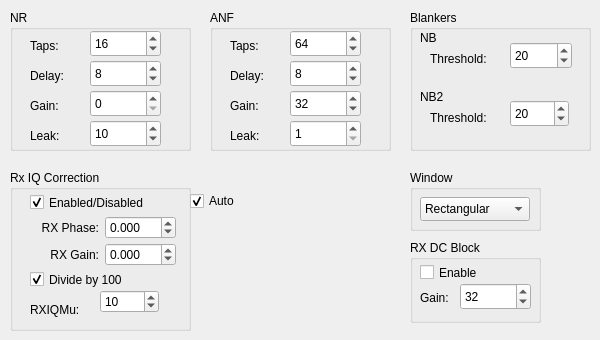
     <widget class="QWidget" name="options">
      <attribute name="title">
       <string>Options</string>
      </attribute>
      <widget class="QGroupBox" name="groupBox_4">
       <property name="geometry">
        <rect>
         <x>210</x>
         <y>10</y>
         <width>181</width>
         <height>141</height>
        </rect>
       </property>
       <property name="title">
        <string>ANF</string>
       </property>
       <widget class="QLabel" name="label_17">
        <property name="geometry">
         <rect>
          <x>20</x>
          <y>27</y>
          <width>62</width>
          <height>17</height>
         </rect>
        </property>
        <property name="text">
         <string>Taps:</string>
        </property>
       </widget>
       <widget class="QLabel" name="label_18">
        <property name="geometry">
         <rect>
          <x>20</x>
          <y>57</y>
          <width>62</width>
          <height>17</height>
         </rect>
        </property>
        <property name="text">
         <string>Delay:</string>
        </property>
       </widget>
       <widget class="QLabel" name="label_19">
        <property name="geometry">
         <rect>
          <x>20</x>
          <y>87</y>
          <width>62</width>
          <height>17</height>
         </rect>
        </property>
        <property name="text">
         <string>Gain:</string>
        </property>
       </widget>
       <widget class="QLabel" name="label_20">
        <property name="geometry">
         <rect>
          <x>20</x>
          <y>117</y>
          <width>62</width>
          <height>17</height>
         </rect>
        </property>
        <property name="text">
         <string>Leak:</string>
        </property>
       </widget>
       <widget class="QSpinBox" name="anfTapsSpinBox">
        <property name="geometry">
         <rect>
          <x>80</x>
          <y>20</y>
          <width>71</width>
          <height>27</height>
         </rect>
        </property>
        <property name="value">
         <number>64</number>
        </property>
       </widget>
       <widget class="QSpinBox" name="anfDelaySpinBox">
        <property name="geometry">
         <rect>
          <x>80</x>
          <y>50</y>
          <width>71</width>
          <height>27</height>
         </rect>
        </property>
        <property name="value">
         <number>8</number>
        </property>
       </widget>
       <widget class="QSpinBox" name="anfGainSpinBox">
        <property name="geometry">
         <rect>
          <x>80</x>
          <y>80</y>
          <width>71</width>
          <height>27</height>
         </rect>
        </property>
        <property name="minimum">
         <number>1</number>
        </property>
        <property name="maximum">
         <number>9999</number>
        </property>
        <property name="value">
         <number>32</number>
        </property>
       </widget>
       <widget class="QSpinBox" name="anfLeakSpinBox">
        <property name="geometry">
         <rect>
          <x>80</x>
          <y>110</y>
          <width>71</width>
          <height>27</height>
         </rect>
        </property>
        <property name="minimum">
         <number>1</number>
        </property>
        <property name="maximum">
         <number>1000</number>
        </property>
       </widget>
      </widget>
      <widget class="QGroupBox" name="groupBox_3">
       <property name="geometry">
        <rect>
         <x>10</x>
         <y>10</y>
         <width>181</width>
         <height>141</height>
        </rect>
       </property>
       <property name="title">
        <string>NR</string>
       </property>
       <widget class="QLabel" name="label_13">
        <property name="geometry">
         <rect>
          <x>20</x>
          <y>27</y>
          <width>62</width>
          <height>17</height>
         </rect>
        </property>
        <property name="text">
         <string>Taps:</string>
        </property>
       </widget>
       <widget class="QLabel" name="label_14">
        <property name="geometry">
         <rect>
          <x>20</x>
          <y>57</y>
          <width>62</width>
          <height>17</height>
         </rect>
        </property>
        <property name="text">
         <string>Delay:</string>
        </property>
       </widget>
       <widget class="QLabel" name="label_15">
        <property name="geometry">
         <rect>
          <x>20</x>
          <y>87</y>
          <width>62</width>
          <height>17</height>
         </rect>
        </property>
        <property name="text">
         <string>Gain:</string>
        </property>
       </widget>
       <widget class="QLabel" name="label_16">
        <property name="geometry">
         <rect>
          <x>20</x>
          <y>117</y>
          <width>62</width>
          <height>17</height>
         </rect>
        </property>
        <property name="text">
         <string>Leak:</string>
        </property>
       </widget>
       <widget class="QSpinBox" name="nrTapsSpinBox">
        <property name="geometry">
         <rect>
          <x>80</x>
          <y>20</y>
          <width>71</width>
          <height>27</height>
         </rect>
        </property>
        <property name="minimum">
         <number>1</number>
        </property>
        <property name="maximum">
         <number>9999</number>
        </property>
        <property name="value">
         <number>16</number>
        </property>
       </widget>
       <widget class="QSpinBox" name="nrDelaySpinBox">
        <property name="geometry">
         <rect>
          <x>80</x>
          <y>50</y>
          <width>71</width>
          <height>27</height>
         </rect>
        </property>
        <property name="value">
         <number>8</number>
        </property>
       </widget>
       <widget class="QSpinBox" name="nrGainSpinBox">
        <property name="geometry">
         <rect>
          <x>80</x>
          <y>80</y>
          <width>71</width>
          <height>27</height>
         </rect>
        </property>
       </widget>
       <widget class="QSpinBox" name="nrLeakSpinBox">
        <property name="geometry">
         <rect>
          <x>80</x>
          <y>110</y>
          <width>71</width>
          <height>27</height>
         </rect>
        </property>
        <property name="minimum">
         <number>1</number>
        </property>
        <property name="maximum">
         <number>1000</number>
        </property>
        <property name="value">
         <number>10</number>
        </property>
       </widget>
      </widget>
      <widget class="QGroupBox" name="groupBox_7">
       <property name="geometry">
        <rect>
         <x>410</x>
         <y>170</y>
         <width>131</width>
         <height>61</height>
        </rect>
       </property>
       <property name="title">
        <string>Window</string>
       </property>
       <widget class="QComboBox" name="windowComboBox">
        <property name="geometry">
         <rect>
          <x>10</x>
          <y>27</y>
          <width>110</width>
          <height>24</height>
         </rect>
        </property>
        <property name="currentIndex">
         <number>0</number>
        </property>
        <item>
         <property name="text">
          <string>Rectangular</string>
         </property>
        </item>
        <item>
         <property name="text">
          <string>Hanning</string>
         </property>
        </item>
        <item>
         <property name="text">
          <string>Welch</string>
         </property>
        </item>
        <item>
         <property name="text">
          <string>Parzen</string>
         </property>
        </item>
        <item>
         <property name="text">
          <string>Bartlett</string>
         </property>
        </item>
        <item>
         <property name="text">
          <string>Hamming</string>
         </property>
        </item>
        <item>
         <property name="text">
          <string>Blackman2</string>
         </property>
        </item>
        <item>
         <property name="text">
          <string>Blackman3</string>
         </property>
        </item>
        <item>
         <property name="text">
          <string>Blackman4</string>
         </property>
        </item>
        <item>
         <property name="text">
          <string>Exponential</string>
         </property>
        </item>
        <item>
         <property name="text">
          <string>Riemann</string>
         </property>
        </item>
        <item>
         <property name="text">
          <string>Blkharris</string>
         </property>
        </item>
        <item>
         <property name="text">
          <string>Nuttall</string>
         </property>
        </item>
       </widget>
      </widget>
      <widget class="QGroupBox" name="groupBox_8">
       <property name="geometry">
        <rect>
         <x>410</x>
         <y>240</y>
         <width>131</width>
         <height>83</height>
        </rect>
       </property>
       <property name="title">
        <string>RX DC Block</string>
       </property>
       <widget class="QCheckBox" name="rxDCBlockCheckBox">
        <property name="geometry">
         <rect>
          <x>10</x>
          <y>22</y>
          <width>81</width>
          <height>21</height>
         </rect>
        </property>
        <property name="text">
         <string>Enable</string>
        </property>
       </widget>
       <widget class="QLabel" name="label_40">
        <property name="geometry">
         <rect>
          <x>10</x>
          <y>50</y>
          <width>38</width>
          <height>16</height>
         </rect>
        </property>
        <property name="text">
         <string>Gain:</string>
        </property>
       </widget>
       <widget class="QSpinBox" name="rxDCBlkGainSpinBox">
        <property name="geometry">
         <rect>
          <x>50</x>
          <y>43</y>
          <width>71</width>
          <height>27</height>
         </rect>
        </property>
        <property name="minimum">
         <number>1</number>
        </property>
        <property name="maximum">
         <number>9999</number>
        </property>
        <property name="value">
         <number>32</number>
        </property>
       </widget>
      </widget>
      <widget class="QGroupBox" name="groupBox_6">
       <property name="geometry">
        <rect>
         <x>10</x>
         <y>170</y>
         <width>181</width>
         <height>161</height>
        </rect>
       </property>
       <property name="title">
        <string>Rx IQ Correction</string>
       </property>
       <widget class="QCheckBox" name="RxIQcheckBox">
        <property name="geometry">
         <rect>
          <x>20</x>
          <y>20</y>
          <width>151</width>
          <height>25</height>
         </rect>
        </property>
        <property name="text">
         <string>Enabled/Disabled</string>
        </property>
        <property name="checked">
         <bool>true</bool>
        </property>
       </widget>
       <widget class="QSpinBox" name="RxIQspinBox">
        <property name="geometry">
         <rect>
          <x>90</x>
          <y>120</y>
          <width>59</width>
          <height>23</height>
         </rect>
        </property>
        <property name="minimum">
         <number>-10</number>
        </property>
        <property name="maximum">
         <number>100</number>
        </property>
        <property name="singleStep">
         <number>2</number>
        </property>
        <property name="value">
         <number>10</number>
        </property>
       </widget>
       <widget class="QLabel" name="label_33">
        <property name="geometry">
         <rect>
          <x>20</x>
          <y>130</y>
          <width>69</width>
          <height>19</height>
         </rect>
        </property>
        <property name="text">
         <string>RXIQMu:</string>
        </property>
       </widget>
       <widget class="QCheckBox" name="RxIQdivCheckBox">
        <property name="geometry">
         <rect>
          <x>20</x>
          <y>97</y>
          <width>151</width>
          <height>25</height>
         </rect>
        </property>
        <property name="text">
         <string>Divide by 100</string>
        </property>
        <property name="checked">
         <bool>true</bool>
        </property>
       </widget>
       <widget class="QDoubleSpinBox" name="rxIQPhaseSpinBox">
        <property name="geometry">
         <rect>
          <x>95</x>
          <y>46</y>
          <width>71</width>
          <height>23</height>
         </rect>
        </property>
        <property name="decimals">
         <number>3</number>
        </property>
        <property name="minimum">
         <double>-99.000000000000000</double>
        </property>
        <property name="singleStep">
         <double>0.001000000000000</double>
        </property>
       </widget>
       <widget class="QLabel" name="label_38">
        <property name="geometry">
         <rect>
          <x>20</x>
          <y>50</y>
          <width>69</width>
          <height>15</height>
         </rect>
        </property>
        <property name="text">
         <string>RX Phase:</string>
        </property>
        <property name="alignment">
         <set>Qt::AlignRight|Qt::AlignTrailing|Qt::AlignVCenter</set>
        </property>
       </widget>
       <widget class="QDoubleSpinBox" name="rxIQGainSpinBox">
        <property name="geometry">
         <rect>
          <x>95</x>
          <y>73</y>
          <width>71</width>
          <height>23</height>
         </rect>
        </property>
        <property name="decimals">
         <number>3</number>
        </property>
        <property name="minimum">
         <double>-99.000000000000000</double>
        </property>
        <property name="singleStep">
         <double>0.001000000000000</double>
        </property>
       </widget>
       <widget class="QLabel" name="label_39">
        <property name="geometry">
         <rect>
          <x>20</x>
          <y>77</y>
          <width>69</width>
          <height>15</height>
         </rect>
        </property>
        <property name="text">
         <string>RX Gain:</string>
        </property>
        <property name="alignment">
         <set>Qt::AlignRight|Qt::AlignTrailing|Qt::AlignVCenter</set>
        </property>
       </widget>
      </widget>
      <widget class="QGroupBox" name="groupBox_5">
       <property name="geometry">
        <rect>
         <x>410</x>
         <y>10</y>
         <width>181</width>
         <height>141</height>
        </rect>
       </property>
       <property name="title">
        <string>Blankers</string>
       </property>
       <widget class="QLabel" name="label_23">
        <property name="geometry">
         <rect>
          <x>20</x>
          <y>40</y>
          <width>71</width>
          <height>17</height>
         </rect>
        </property>
        <property name="text">
         <string>Threshold:</string>
        </property>
       </widget>
       <widget class="QSpinBox" name="nbThresholdSpinBox">
        <property name="geometry">
         <rect>
          <x>100</x>
          <y>32</y>
          <width>62</width>
          <height>27</height>
         </rect>
        </property>
        <property name="minimum">
         <number>1</number>
        </property>
        <property name="maximum">
         <number>200</number>
        </property>
        <property name="value">
         <number>20</number>
        </property>
       </widget>
       <widget class="QLabel" name="label_26">
        <property name="geometry">
         <rect>
          <x>10</x>
          <y>78</y>
          <width>67</width>
          <height>17</height>
         </rect>
        </property>
        <property name="font">
         <font>
          <weight>50</weight>
          <bold>false</bold>
         </font>
        </property>
        <property name="text">
         <string>NB2</string>
        </property>
       </widget>
       <widget class="QLabel" name="label_27">
        <property name="geometry">
         <rect>
          <x>20</x>
          <y>99</y>
          <width>71</width>
          <height>17</height>
         </rect>
        </property>
        <property name="text">
         <string>Threshold:</string>
        </property>
       </widget>
       <widget class="QSpinBox" name="sdromThresholdSpinBox">
        <property name="geometry">
         <rect>
          <x>100</x>
          <y>90</y>
          <width>59</width>
          <height>27</height>
         </rect>
        </property>
        <property name="minimum">
         <number>1</number>
        </property>
        <property name="maximum">
         <number>200</number>
        </property>
        <property name="value">
         <number>20</number>
        </property>
       </widget>
       <widget class="QLabel" name="label_35">
        <property name="geometry">
         <rect>
          <x>10</x>
          <y>19</y>
          <width>67</width>
          <height>17</height>
         </rect>
        </property>
        <property name="font">
         <font>
          <weight>50</weight>
          <bold>false</bold>
         </font>
        </property>
        <property name="text">
         <string>NB</string>
        </property>
       </widget>
      </widget>
      <widget class="QCheckBox" name="RXIQmethodcheckBox">
       <property name="geometry">
        <rect>
         <x>190</x>
         <y>190</y>
         <width>98</width>
         <height>22</height>
        </rect>
       </property>
       <property name="text">
        <string>Auto</string>
       </property>
       <property name="checked">
        <bool>true</bool>
       </property>
      </widget>
     </widget>
